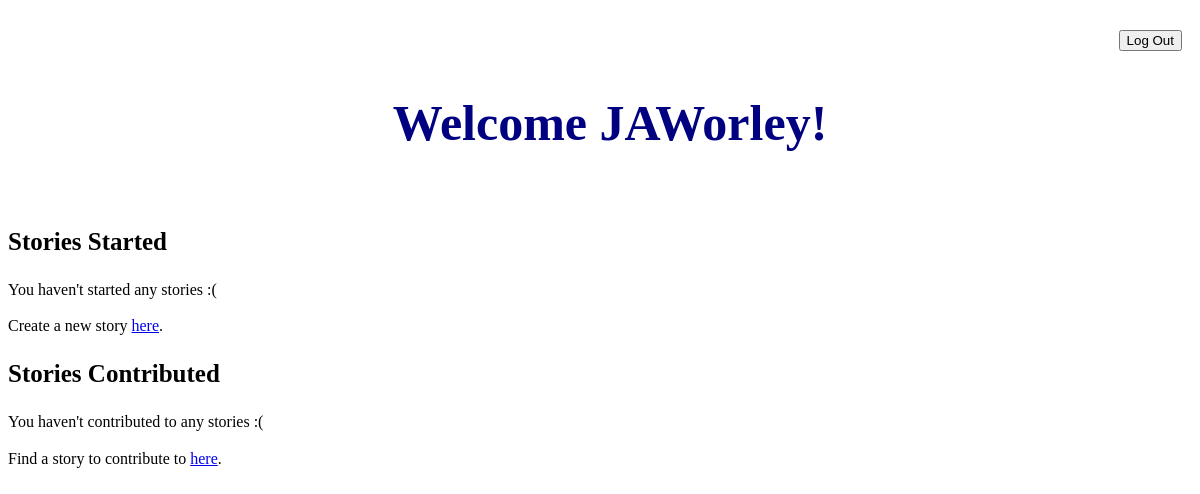
The page /index (signed in) on the database as committed earlier.
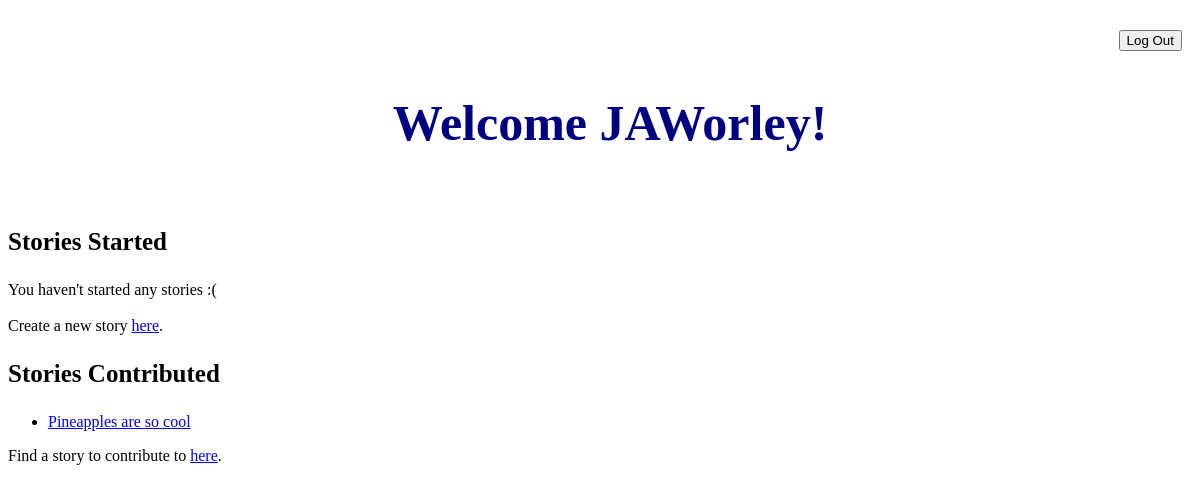
The same page on the database as committed later.
### tables this page shows
CREATE TABLE users (
                    id           INTEGER PRIMARY KEY,
                    username     TEXT,
                    password     TEXT
                );

CREATE TABLE stories (
                    storyID     INTEGER PRIMARY KEY,
                    title       TEXT,
                    summary     TEXT,
                    usrID       INTEGER
                );

### __init__.py (the view)
@app.route("/")
@app.route("/index")
def index():
    if 'username' in session:
        '''Get the stories they've contributed to via user id
            preferably in a certain type of format (probs make sep method for this)'''
        return render_template(
            "homepage.html",
            username = session['username'],
            currUsrSess = currentUser(session['user_id'])
        )
    '''If not logged in redirected to guest page'''
    return render_template("landing_site.html")

### cheats.py (called while the page is built)
def execute(command):
    with sqlite3.connect(DB_FILE) as db:
            c = db.cursor()
            result = c.execute(command)
            db.commit()
    return result

### currentUser.py (called while the page is built)
    def get_stories(self):
        data = execute('SELECT * FROM `stories` WHERE `stories`.usrID=%d' % self.id).fetchall()
        if len(data) == 0:
            return None
        stories = list()
        for s in data:
            stories.append(Story(s[0]))
        return stories

    def get_contributions(self):
        data = execute('SELECT storyID FROM `story_db` WHERE `story_db`.usrID=%d' % self.id).fetchall()
        if len(data) == 0:
            return None
        stories = list()
        for s in data:
            stories.append(Story(s[0]))
        return stories

### templates/homepage.html (shortened to what this page needs)
<!DOCTYPE html>
<html>
    <head>
        <link rel="stylesheet" type="text/css" href="/static/css/style.css">
    </head>
    {% block content %}
    <body>
        <div class = "header">
            <div class = "logoutbutton">
                <form action="{{ url_for('logout')}}">
                    <input type="submit", name = "logout", value = "Log Out">
                </form>
            </div>
            <h2> Welcome {{username}}! </h2>
        </div>
        <h3>Stories Started</h3>
            {% if currUsrSess.get_stories() is none %}
                {% set word = 'one' %}
                <p>You haven't started any stories :(</p>
            {% endif %}
        <p>Create a new story <a href="{{ url_for('newStory') }}">here</a>.</p>
        <h3>Stories Contributed</h3>
            {% if currUsrSess.get_contributions() is none %}
                {% set word = 'one' %}
                <p>You haven't contributed to any stories :(</p>
            {% else %}
                {% set word = 'more' %}
                <ul>
                {%  for story in currUsrSess.get_contributions() %}
                    <li>
                        <a href="{{ url_for('showStory', id=story.id) }}">{{ story.title }}</a>
                    </li>
                {%  endfor %}
                </ul>
            {% endif %}
            <p>Find a story to contribute to <a href="{{ url_for('stories') }}">here</a>.</p>
    </body>
    {% endblock content %}
</html>

### static/css/style.css (style rules this page uses)
body { background-color:white; }
.header { padding: 10px; text-align: center; background: white; color: white; font-size: 30px; }
.logoutbutton { background-color:white; text-align:right; }
h2 { font-size: 50px; color: navy; margin-left: 20px; }
h3 { font-size: 25px; }
p { margin: 0 0 1.15em; }

Rows that differ between the two databases and show on the page:
now on this page (row edited): stories: title "Pineapples are so cool"
Other text that changed with them:
text no longer shown: "You haven't contributed to any stories :("
